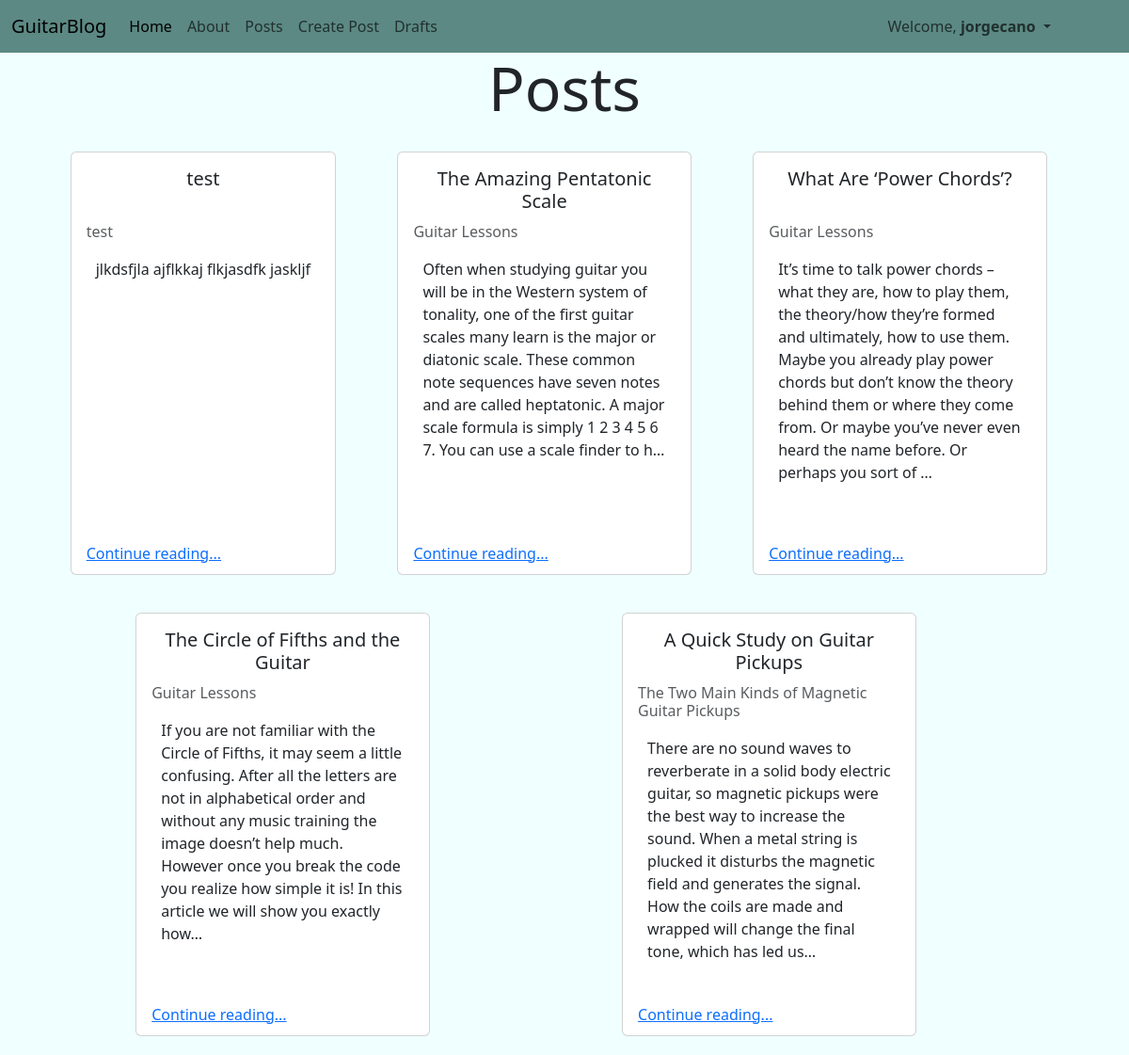
The app's page /posts/ (signed in) with its own data.
### posts/models.py (models this page shows, shortened)
class Post(models.Model):
    title = models.CharField(max_length=128)
    subtitle = models.CharField(max_length=256)
    body = models.TextField()
    author = models.ForeignKey(
        get_user_model(),
        on_delete=models.CASCADE
    )
    created_on = models.DateTimeField(auto_now_add=True)
    status = models.ForeignKey(
        Status,
        on_delete=models.CASCADE,
        blank=True, null=True
    )

### posts/views.py (the view)
# urls.py: path("", views.PostListView.as_view(), name="list"),
class PostListView(ListView):
    template_name = "posts/list.html"
    model = Post
    def get_context_data(self, **kwargs):
        context = super().get_context_data(**kwargs)
        published_status = Status.objects.get(name="published")
        context['post_list'] = Post.objects.filter(
            status=published_status
        ).order_by("created_on").reverse()
        return context

### templates/posts/list.html (shortened to what this page needs)
{% extends 'base.html' %}
{% block content %}
<div class="container listCont">
<h1>Posts</h1>
<div class="postCont">
{% for post in post_list %}
    <div class="card">
        <div class="card-body">
        <h5 class="card-title">{{ post.title }}</h5>
        <h6 class="card-subtitle mb-2 text-body-secondary">{{ post.subtitle }}</h6>
        <p class="card-text">{{ post.body|truncatechars:302}}</p>
        <a href="{% url 'detail' post.id %}" class="card-link">Continue reading...</a>
        </div>
    </div>
    <br />
{% endfor %}
</div>
</div>
{% endblock content %}

### templates/base.html (shortened to what this page needs)
{% load static %}
<!DOCTYPE html>
<html lang="en">
<head>
    <link href="https://cdn.jsdelivr.net/npm/bootstrap@5.3.0/dist/css/bootstrap.min.css" rel="stylesheet">
    <link rel="stylesheet" href="{% static 'css/baseStyle.css' %}">
</head>
<body>
    <nav class="navbar navbar-expand-lg bg-body-tertiary">
        <div class="container-fluid">
          <a class="navbar-brand"
          href="{% url 'home' %}">GuitarBlog</a>
          <div class="collapse navbar-collapse" id="navbarNav">
            <ul class="navbar-nav">
              <li class="nav-item">
                <a class="nav-link active"
                aria-current="page"
                href="{% url 'home' %}">Home</a>
              </li>
              <li class="nav-item">
                <a class="nav-link"
                href="{% url 'about' %}">About</a>
              </li>
              <li class="nav-item">
                <a class="nav-link"
                href="{% url 'list' %}">Posts</a>
              </li>
              {% if user.is_authenticated %}
              <li class="nav-item">
                <a class="nav-link"
                href="{% url 'new' %}">Create Post</a>
              </li>
              <li class="nav-item">
                <a class="nav-link"
                href="{% url 'drafts' %}">Drafts</a>
              </li>
              <li class="nav-item dropdown liRight1">
                <a class="nav-link dropdown-toggle" href="#" role="button" data-bs-toggle="dropdown" aria-expanded="false">
                  Welcome, <span style="font-weight: bold;">{{ user }}</span>
                </a>
              </li>
              {% endif %}
            </ul>
          </div>
        </div>
      </nav>
    <main>
      {% block content %}{% endblock content %}
    </main>
</body>
</html>

### static/css/baseStyle.css (style rules this page uses)
* { padding: 0; margin: 0; }
body { background-color: azure; }
.navbar { background-color: #5C8984 !important; position: relative; }
.navbar .liRight1 { position: absolute; right: 75px; }
.listCont h1 { text-align: center; font-size: 4rem; }
.postCont { display: flex; flex-direction: row; justify-content: space-evenly; flex-wrap: wrap; }
.postCont .card { max-width: 28%; max-height: 450px; margin: 20px; }
.postCont .card-body { position: relative; height: 460px; }
.postCont .card-title { text-align: center; height: 55px; }
.postCont .card-text { height: 65%; overflow:auto; padding: 10px; }
.card .card-link { position: absolute; bottom: 10px; }

### records on screen
Post: title "test", subtitle "test", body "jlkdsfjla ajflkkaj flkjasdfk jaskljf"
Post: title "The Amazing Pentatonic Scale", subtitle "Guitar Lessons", body "Often when studying guitar you will be in the Western system of tonality, one of the first guitar scales many learn is the major or diatonic scale. These common note sequences have seven notes and are called heptatonic. A major scale formula is simply 1 2 3 4 5 6 7. You can use a scale finder to h…"
Post: title "What Are ‘Power Chords’?", subtitle "Guitar Lessons", body "It’s time to talk power chords – what they are, how to play them, the theory/how they’re formed and ultimately, how to use them. Maybe you already play power chords but don’t know the theory behind them or where they come from. Or maybe you’ve never even heard the name before. Or perhaps you sort of …"
Post: title "The Circle of Fifths and the Guitar", subtitle "Guitar Lessons", body "If you are not familiar with the Circle of Fifths, it may seem a little confusing. After all the letters are not in alphabetical order and without any music training the image doesn’t help much. However once you break the code you realize how simple it is! In this article we will show you exactly how…"
Post: title "A Quick Study on Guitar Pickups", subtitle "The Two Main Kinds of Magnetic Guitar Pickups", body "There are no sound waves to reverberate in a solid body electric guitar, so magnetic pickups were the best way to increase the sound. When a metal string is plucked it disturbs the magnetic field and generates the signal. How the coils are made and wrapped will change the final tone, which has led us…"

### other values on screen
{{ user }} "jorgecano"
